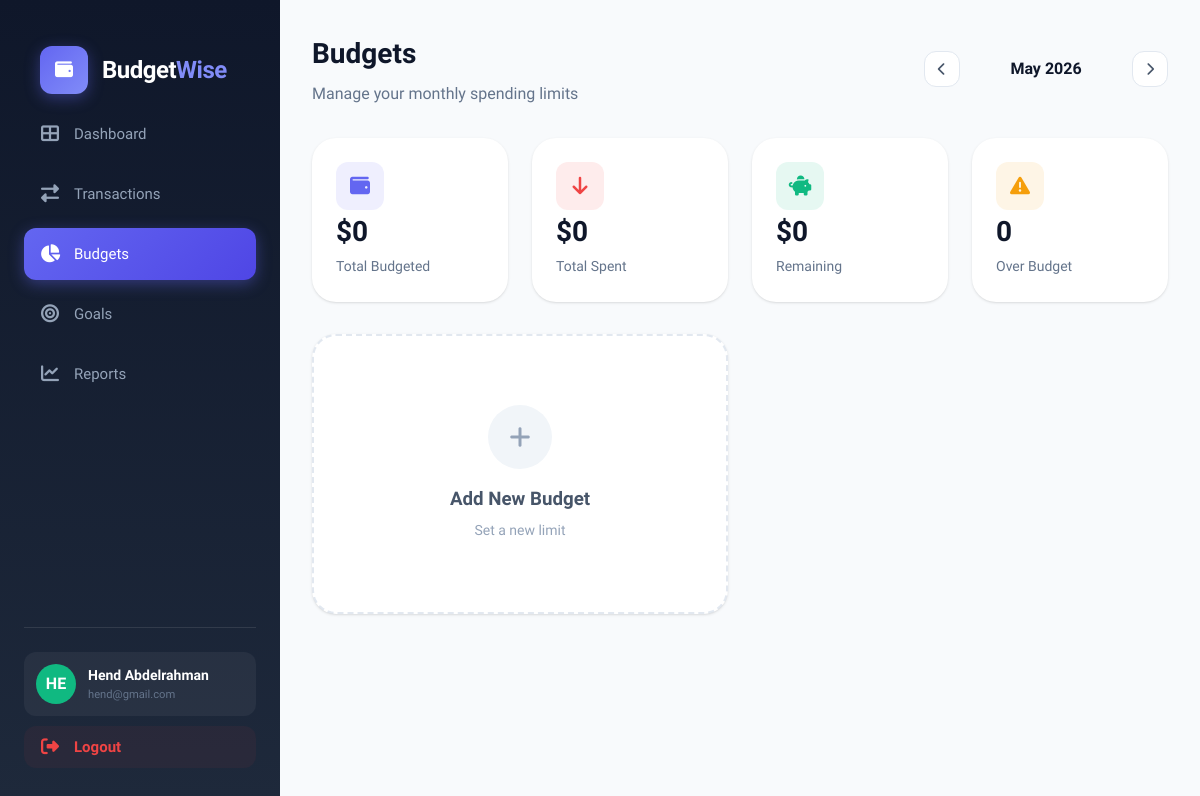
Page /budgets/ (signed in) on the earlier database version.
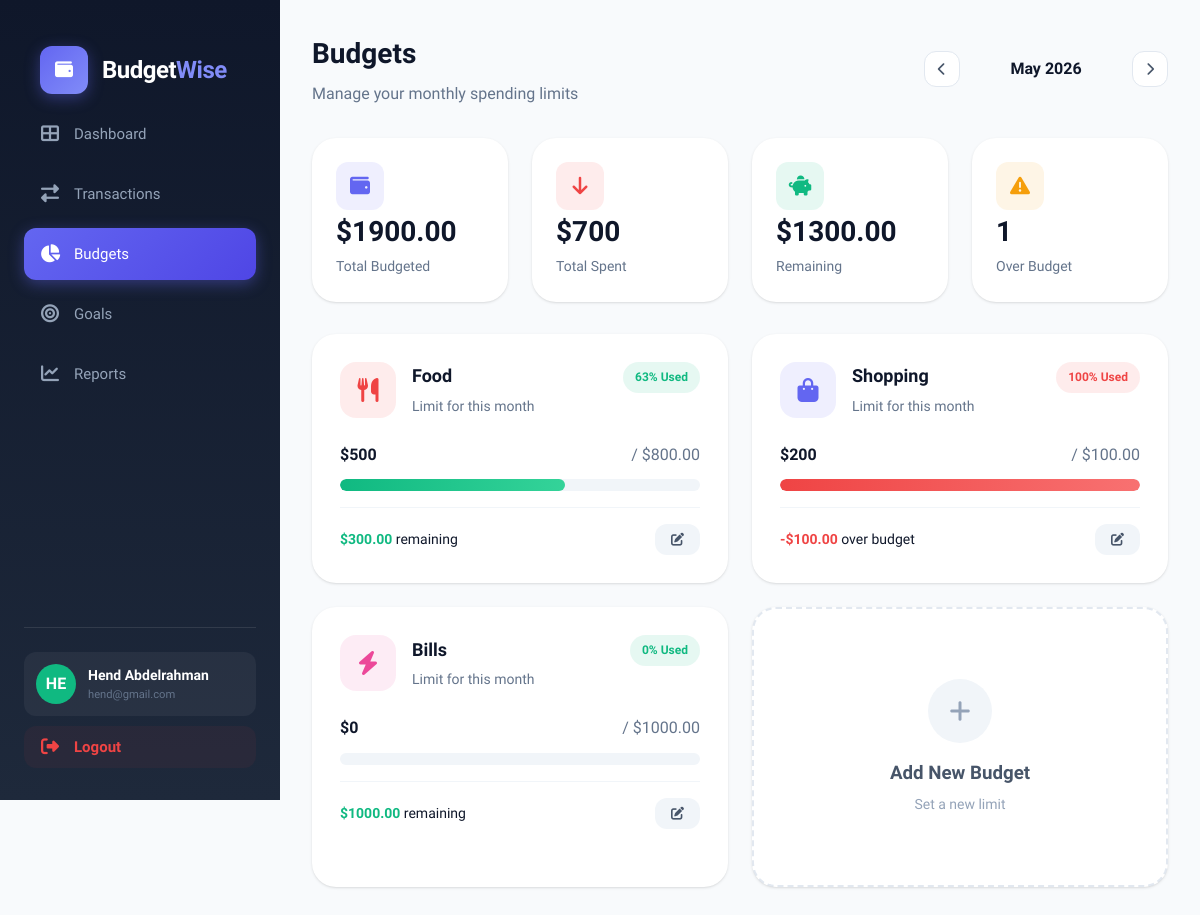
Same page on the later database version.
### main/models.py (models this page shows, shortened)
class Budget(models.Model):
    user = models.ForeignKey(User, on_delete=models.CASCADE)
    category = models.CharField(max_length=50)
    amount_limit = models.DecimalField(max_digits=10, decimal_places=2)
    period = models.DateField()

### main/views.py (the view, shortened to what this page needs)
# urls.py: path("budgets/", views.budgets_view, name="budgets"),
@login_required(login_url="login")
def budgets_view(request):
    now = timezone.now()
    user_budgets = Budget.objects.filter(
        user=request.user, period__month=now.month, period__year=now.year
    )
    budget_data = []
    for budget in user_budgets:
        actual_spent = (
            Transaction.objects.filter(
                user=request.user,
                category=budget.category,
                type="expense",
                date__month=budget.period.month,
                date__year=budget.period.year,
            ).aggregate(Sum("amount"))["amount__sum"]
            or 0
        )
        progress = (
            (actual_spent / budget.amount_limit * 100) if budget.amount_limit > 0 else 0
        )
        budget_data.append(
            {
                "budget": budget,
                "actual_spent": actual_spent,
                "remaining": budget.amount_limit - actual_spent,
                "over_by": actual_spent - budget.amount_limit,
                "progress": min(progress, 100),
                "is_exceeded": actual_spent > budget.amount_limit,
            }
        )
    context = {
        "budget_data": budget_data,
        "total_budget_limit": sum(item["budget"].amount_limit for item in budget_data),
        "total_actual_spent": sum(item["actual_spent"] for item in budget_data),
        "total_remaining": sum(
            item["remaining"] for item in budget_data if not item["is_exceeded"]
        ),
        "over_budget_count": sum(1 for item in budget_data if item["is_exceeded"]),
        "current_month": now,
    }
    return render(request, "main/budgets.html", context)

### main/templates/main/budgets.html (shortened to what this page needs)
{% extends 'main/base.html' %}  {% block content %} {% include 'components/navbar.html' %}
<main class="main-content">
  <div class="budgets-header">
    <div class="header-left">
      <h1>Budgets</h1>
      <p>Manage your monthly spending limits</p>
    </div>
    <div class="month-selector">
      <button class="month-btn"><i class="fas fa-chevron-left"></i></button>
      <span class="month-display">{{ current_month|date:"F Y" }}</span>
      <button class="month-btn"><i class="fas fa-chevron-right"></i></button>
    </div>
  </div>
  <div class="budget-summary">
    <div class="summary-card">
      <div class="summary-icon total"><i class="fas fa-wallet"></i></div>
      <div class="summary-value">${{ total_budget_limit }}</div>
      <div class="summary-label">Total Budgeted</div>
    </div>
    <div class="summary-card">
      <div class="summary-icon spent"><i class="fas fa-arrow-down"></i></div>
      <div class="summary-value">${{ total_actual_spent }}</div>
      <div class="summary-label">Total Spent</div>
    </div>
    <div class="summary-card">
      <div class="summary-icon remaining">
        <i class="fas fa-piggy-bank"></i>
      </div>
      <div class="summary-value">${{ total_remaining }}</div>
      <div class="summary-label">Remaining</div>
    </div>
    <div class="summary-card">
      <div class="summary-icon over">
        <i class="fas fa-exclamation-triangle"></i>
      </div>
      <div class="summary-value">{{ over_budget_count }}</div>
      <div class="summary-label">Over Budget</div>
    </div>
  </div>
  <div class="budget-grid">
    {% for item in budget_data %}
    <div class="budget-card">
      <div class="budget-header">
        <div class="budget-category">
          <div class="budget-icon {{ item.budget.category|lower }}">
            <i
              class="fas {% if 'Food' in item.budget.category %}fa-utensils {% elif 'Transport' in item.budget.category %}fa-bus {% elif 'Bill' in item.budget.category %}fa-bolt {% elif 'Shopping' in item.budget.category %}fa-shopping-bag {% else %}fa-wallet{% endif %}"
            ></i>
          </div>
          <div class="budget-info">
            <h3>{{ item.budget.category }}</h3>
            <p>Limit for this month</p>
          </div>
        </div>
        <span
          class="budget-status {% if item.is_exceeded %}over{% elif item.progress > 80 %}warning{% else %}on-track{% endif %}"
        >
          {{ item.progress|floatformat:0 }}% Used
        </span>
      </div>
      <div class="budget-amounts">
        <span class="spent">${{ item.actual_spent }}</span>
        <span class="total">/ ${{ item.budget.amount_limit }}</span>
      </div>
      <div class="budget-progress">
        <div
          class="budget-progress-fill {% if item.is_exceeded %}red{% elif item.progress > 80 %}yellow{% else %}green{% endif %}"
          style="width: {{ item.progress }}%"
        ></div>
      </div>
      <div class="budget-footer">
        <div
          class="budget-remaining {% if item.is_exceeded %}negative{% else %}positive{% endif %}"
        >
          {% if item.is_exceeded %}
          <span class="amount">-${{ item.over_by }}</span> over budget {% else %} <span class="amount">${{ item.remaining }}</span> remaining {% endif %}
        </div>
        <div class="budget-actions">
          <button
            class="budget-btn edit"
            onclick="openEditModal('{{ item.budget.category }}', '{{ item.budget.amount_limit }}')"
          >
            <i class="fas fa-edit"></i>
          </button>
        </div>
      </div>
    </div>
    {% endfor %}
    <div
      class="add-budget-card"
      onclick="document.getElementById('budgetModal').style.display = 'block'"
    >
      <div class="add-icon"><i class="fas fa-plus"></i></div>
      <h3>Add New Budget</h3>
      <p>Set a new limit</p>
    </div>
  </div>
</main>
{% endblock %}

Differences in the rows shown:
added Budget: budget.category "Food", progress "63", actual_spent "500", budget.amount_limit "800.00", {{ item.progress }} 62.500 (drawn), remaining "300.00"
added Budget: budget.category "Shopping", progress "100", actual_spent "200", budget.amount_limit "100.00", over_by "100.00"
added Budget: budget.category "Bills", progress "0", actual_spent "0", budget.amount_limit "1000.00", remaining "1000.00"
Other differences:
{{ total_budget_limit }}: "0" → "1900.00"
{{ total_actual_spent }}: "0" → "700"
{{ total_remaining }}: "0" → "1300.00"
{{ over_budget_count }}: "0" → "1"
